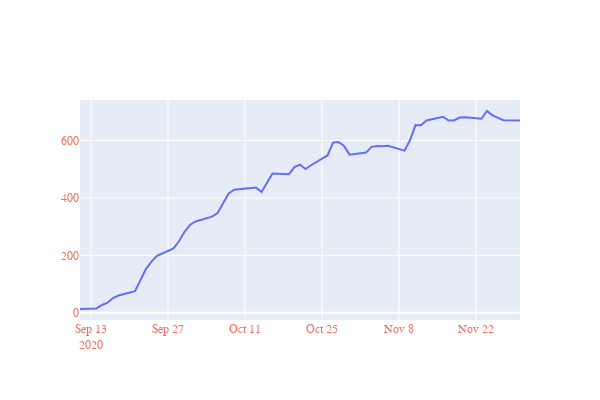

The notebook cell this image was saved under:
### Code cell
fig.update_layout(
            font_family = "Arial",
            title_font_family = "Arial",
            title_font_color= "#2E86C1",
            font_color = "#EC7063"
    )

### Figure 1 — Plotly figure (JSON) as saved in the notebook; plotly's stock layout.template omitted (floating-point values rounded to 4 significant figures)
{"data": [{"type": "scatter", "x": ["2020-09-11", "2020-09-14", "2020-09-15", "2020-09-16", "2020-09-17", "2020-09-18", "2020-09-21", "2020-09-22", "2020-09-23", "2020-09-24", "2020-09-25", "2020-09-28", "2020-09-29", "2020-09-30", "2020-10-01", "2020-10-02", "2020-10-05", "2020-10-06", "2020-10-07", "2020-10-08", "2020-10-09", "2020-10-13", "2020-10-14", "2020-10-15", "2020-10-16", "2020-10-19", "2020-10-20", "2020-10-21", "2020-10-22", "2020-10-23", "2020-10-26", "2020-10-27", "2020-10-28", "2020-10-29", "2020-10-30", "2020-11-02", "2020-11-03", "2020-11-04", "2020-11-05", "2020-11-06", "2020-11-09", "2020-11-10", "2020-11-11", "2020-11-12", "2020-11-13", "2020-11-16", "2020-11-17", "2020-11-18", "2020-11-19", "2020-11-20", "2020-11-23", "2020-11-24", "2020-11-25", "2020-11-26", "2020-11-27", "2020-11-30"], "y": [13, 15, 27, 35, 51, 60, 75, 116, 153, 178, 198, 224, 249, 282, 306, 318, 335, 347, 379, 415, 429, 436, 421, 451, 485, 483, 508, 516, 501, 514, 548, 593, 595, 581, 551, 558, 578, 581, 580, 582, 565, 601, 654, 653, 670, 683, 670, 670, 680, 681, 676, 703, 688, 679, 671, 670]}], "layout": {"font": {"color": "#EC7063", "family": "Arial"}, "height": 400, "title": {"font": {"color": "#2E86C1", "family": "Arial"}}, "width": 600, "xaxis": {"autorange": true, "range": ["2020-09-11", "2020-11-30"], "type": "date"}, "yaxis": {"autorange": true, "range": [-25.33, 741.3], "type": "linear"}}}
